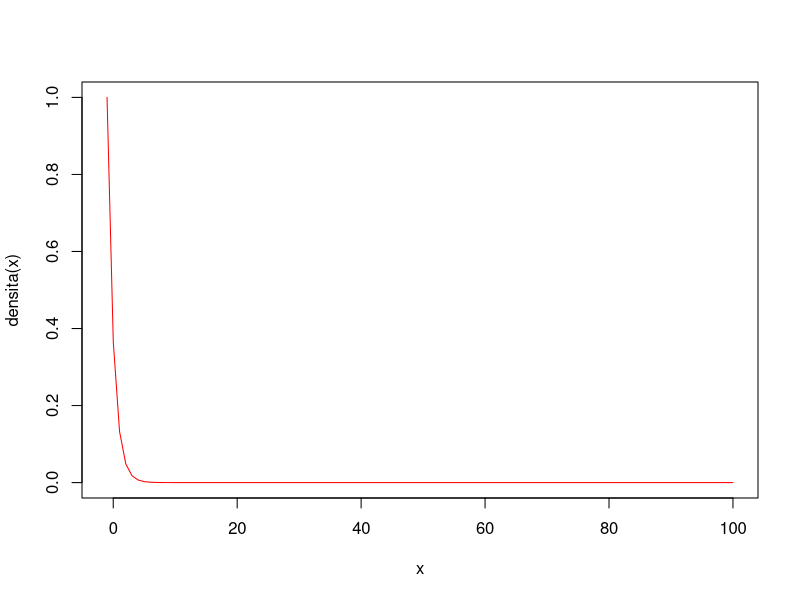
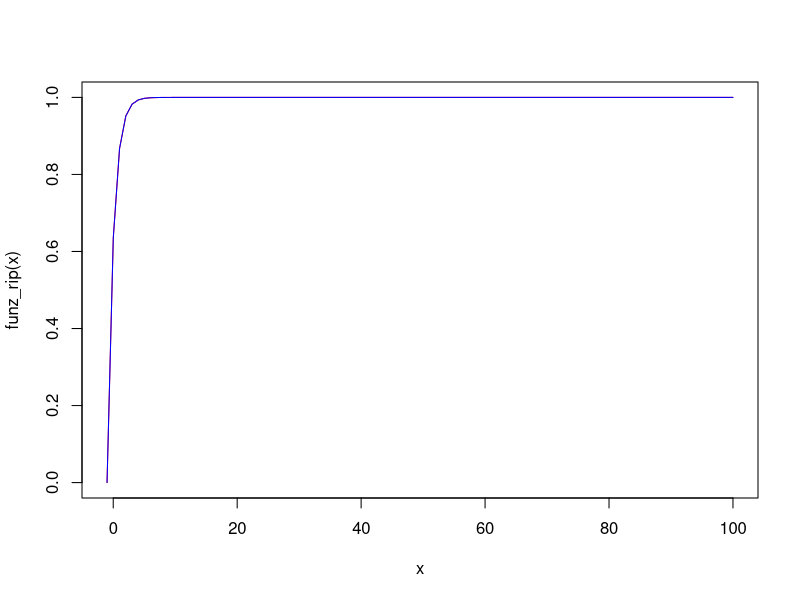

The R source for these figures, in order:
## ---- chunk 1
knitr::opts_chunk$set(echo = TRUE)
## ---- chunk 2
choose(7,2)*choose(5,1)/choose(24,3)
## ---- chunk 3
(pA= choose(6,1)*choose(494,11)/choose(500,12))
## ---- chunk 4
to_integrate = function(x){
  
  exp(-x)
  
}
## ---- chunk 5
(k=1/integrate(to_integrate,-1,Inf)$value)

## ---- chunk 6
densita = function(x){
  
k = 1/integrate(to_integrate,-1,Inf)$value
  
k*exp(-x)
  
  
}
## ---- chunk 7
curve(densita(x),-1,100,col="red")
## ---- chunk 8
atteso = function(x){
  
x*densita(x)  
  
}

(valore_atteso = integrate(atteso,-1,Inf)$value)
## ---- chunk 9
(moda=optimise(densita,c(-1,100),maximum = T)$maximum)
## ---- chunk 10
funz_rip = function(x){
  
  1-exp(-x-1)
  
}
## ---- chunk 11
funz_rip2 = function(x){
  
  
  integrate(densita,-1,x)$value
  
}

funz_rip2_vect = Vectorize(funz_rip2,"x")

## ---- chunk 12
curve(funz_rip(x),-1,100,col="red")


curve(funz_rip2_vect(x),add=T,col="blue")
## ---- chunk 13
(mediana=-1-log(0.5))
## ---- chunk 14
to_solve = function(x){
  
  funz_rip2(x)-0.5
  
}


(mediana=uniroot(to_solve,c(-1,100))$root)
